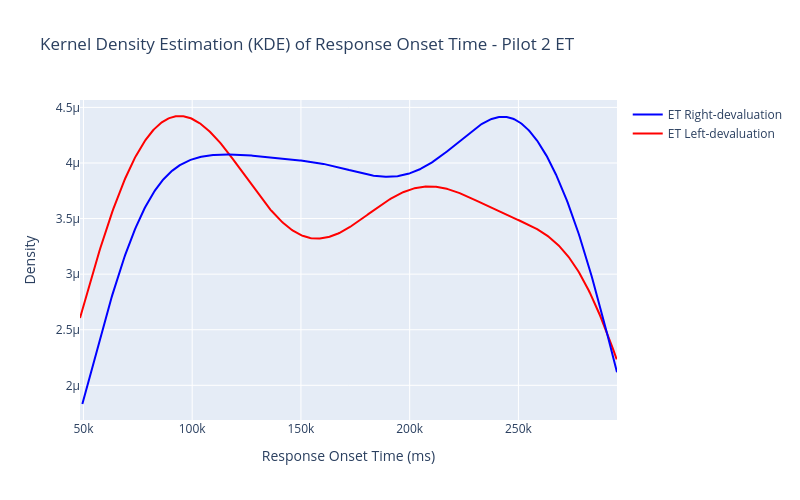

This figure's notebook cell:
### Code cell
import plotly.figure_factory as ff

group_left = tmp_df_ET[tmp_df_ET["Group"] == "ET_Left"]["RT"]
group_right = tmp_df_ET[tmp_df_ET["Group"] == "ET_Right"]["RT"]

# Group data together
hist_data = [group_left, group_right]
group_labels = ['ET Left-devaluation', 'ET Right-devaluation']

# Custom colors: ET_Left (Red), ET_Right (Blue)
colors = ['red', 'blue']

# Create distplot with KDE only and custom colors
fig = ff.create_distplot(hist_data, group_labels, bin_size=100, show_hist=False, show_rug=False, colors=colors)

# Add title and adjust layout
fig.update_layout(
    title="Kernel Density Estimation (KDE) of Response Onset Time - Pilot 2 ET",
    xaxis_title="Response Onset Time (ms)",
    yaxis_title="Density",
    width=800,
    height=500
)
fig.write_image("KDE_ROT_ET.png")

fig.show()

### Figure 1 — Plotly figure (JSON) as saved in the notebook; plotly's stock layout.template omitted (floating-point values rounded to 4 significant figures; data arrays with more than 128 entries replaced by an {"elided": "..."} marker saying what was removed)
{"data": [{"legendgroup": "ET Left-devaluation", "marker": {"color": "red"}, "mode": "lines", "name": "ET Left-devaluation", "showlegend": true, "type": "scatter", "x": {"elided": "500 float values"}, "xaxis": "x", "y": {"elided": "500 float values"}, "yaxis": "y"}, {"legendgroup": "ET Right-devaluation", "marker": {"color": "blue"}, "mode": "lines", "name": "ET Right-devaluation", "showlegend": true, "type": "scatter", "x": {"elided": "500 float values"}, "xaxis": "x", "y": {"elided": "500 float values"}, "yaxis": "y"}], "layout": {"barmode": "overlay", "height": 500, "hovermode": "closest", "legend": {"traceorder": "reversed"}, "title": {"text": "Kernel Density Estimation (KDE) of Response Onset Time - Pilot 2 ET"}, "width": 800, "xaxis": {"anchor": "y2", "autorange": true, "domain": [0, 1], "range": [48419, 295300.0], "title": {"text": "Response Onset Time (ms)"}, "type": "linear", "zeroline": false}, "yaxis": {"anchor": "free", "autorange": true, "domain": [0, 1], "position": 0, "range": [1.688e-06, 4.566e-06], "title": {"text": "Density"}, "type": "linear"}}}
